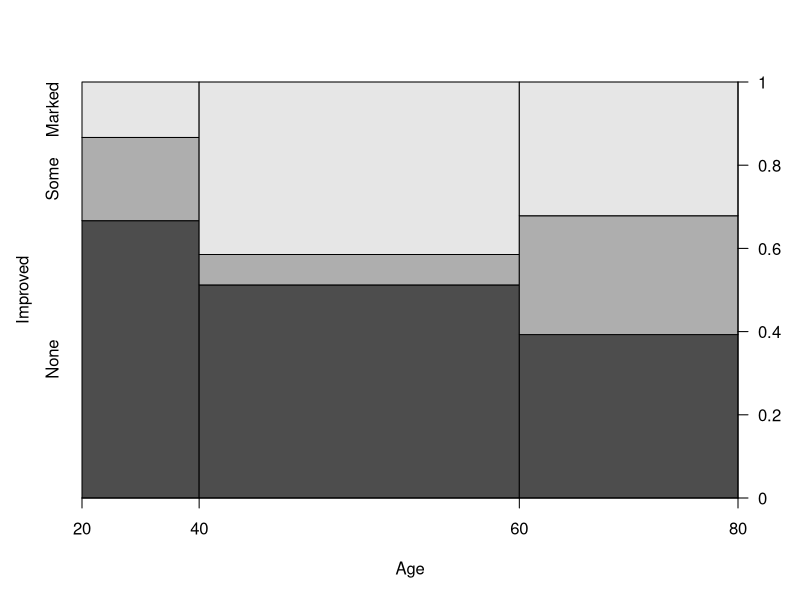
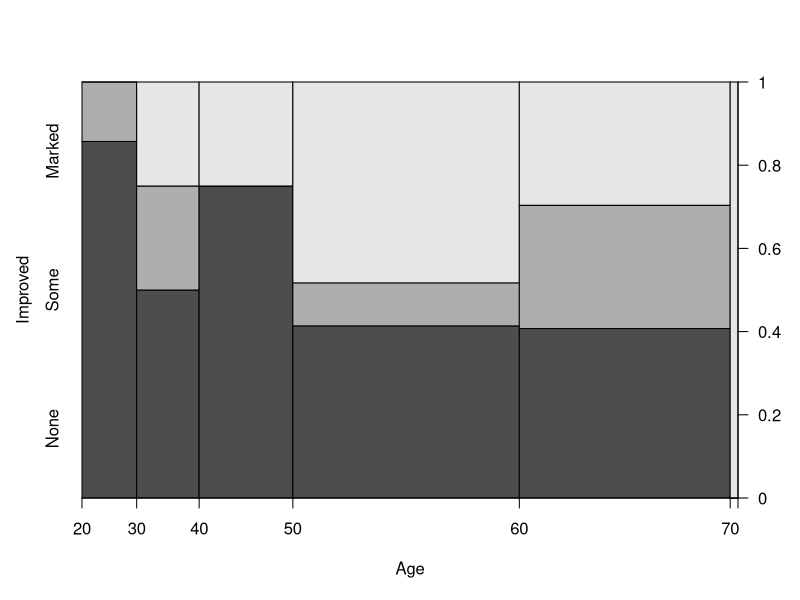
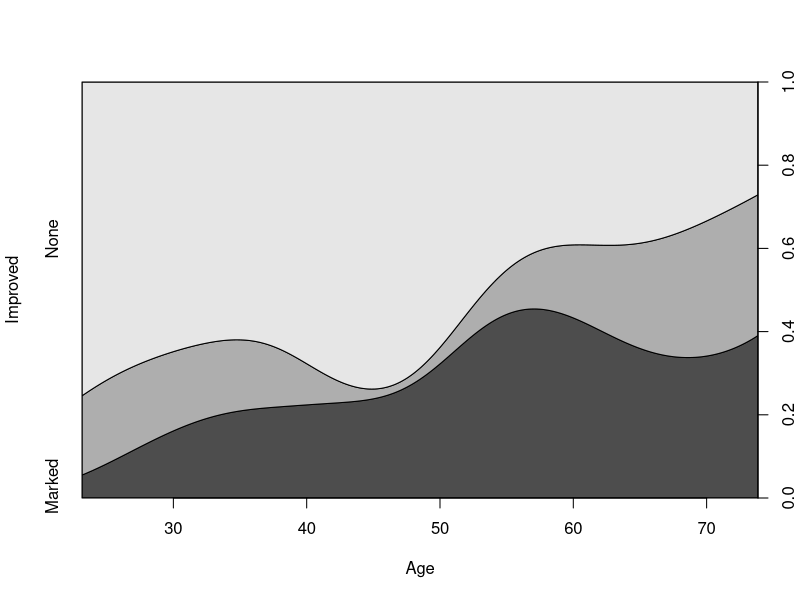
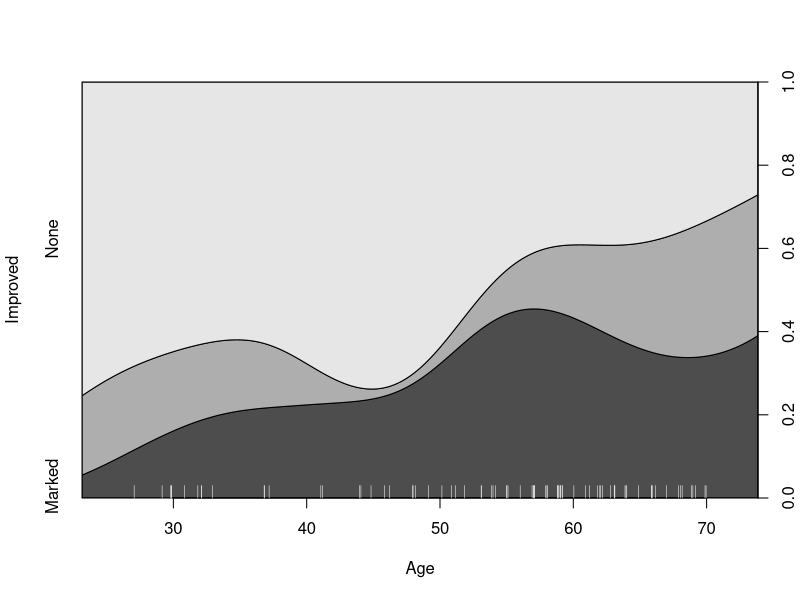
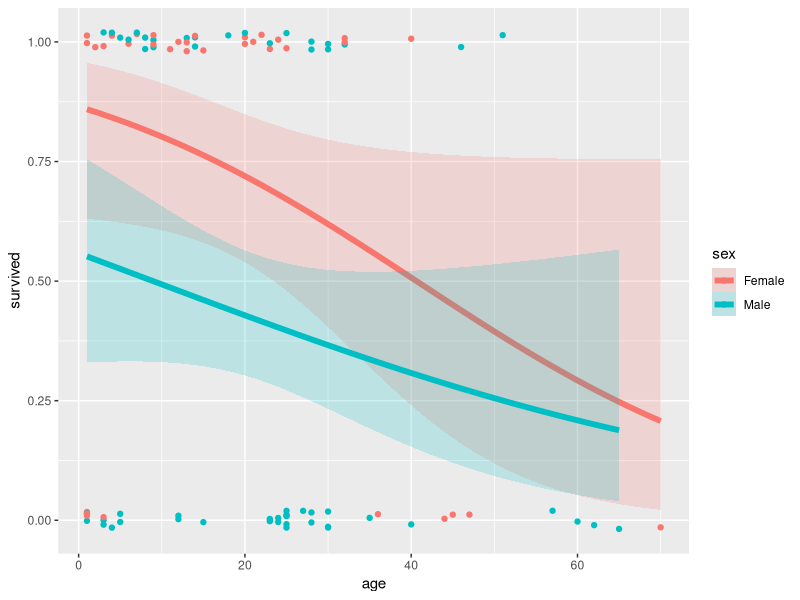
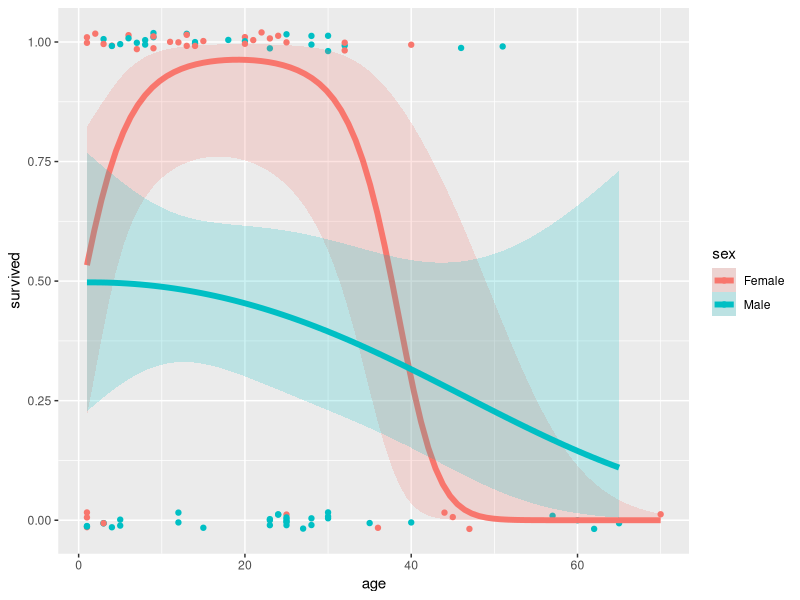

These charts were generated, in order, by the following R code:
## ---- chunk 1
knitr::opts_chunk$set(
  collapse = TRUE,
  warning = FALSE,
  fig.height = 6,
  fig.width = 7,
#  fig.path = "fig/tut05-",
  fig.align = "center",
  dev = "png",
  comment = "##"
)

# save some typing
knitr::set_alias(w = "fig.width",
                 h = "fig.height",
                 cap = "fig.cap")

# preload datasets ???
set.seed(1071)
library(vcd)
library(vcdExtra)
library(ggplot2)
data(Arthritis, package="vcd")
art <- xtabs(~Treatment + Improved, data = Arthritis)
#if(!file.exists("fig")) dir.create("fig")

## ---- chunk 2
#| spine1,
#| fig.height = 6,
#| fig.width = 6,
#| fig.show = "hold",
#| out.width = "46%",
#| fig.align = "center",
#| cap = "Spine plots for the `Arthritis` data"
(spine(Improved ~ Age, data = Arthritis, breaks = 3))
(spine(Improved ~ Age, data = Arthritis, breaks = "Scott"))
## ---- chunk 3
#| cdplot,
#| fig.height = 5,
#| fig.width = 5,
#| cap = "Conditional density plot for the `Arthritis` data showing the variation of Improved with Age."
cdplot(Improved ~ Age, data = Arthritis)
## ---- chunk 4
#| cdplot1,
#| fig.height = 5,
#| fig.width = 5,
cdplot(Improved ~ Age, data = Arthritis)
with(Arthritis, rug(jitter(Age), col="white", quiet=TRUE))
## ---- chunk 5
data(Donner, package="vcdExtra")
str(Donner)
## ---- chunk 6
#| donner3a,
#| echo = FALSE,
#| fig.height = 6,
#| fig.width = 6,
#| fig.show = "hold",
#| out.width = "46%",
#| cap = "Logistic regression plots for the  `Donner` data	showing survival vs. age, by sex. Left: linear logistic model; right: quadratic model {#fig:donner3}"
# separate linear fits on age for M/F
ggplot(Donner, aes(age, survived, color = sex)) +
  geom_point(position = position_jitter(height = 0.02, width = 0)) +
  stat_smooth(method = "glm", 
              method.args = list(family = binomial), 
              formula = y ~ x,
              alpha = 0.2, size=2, aes(fill = sex))

# separate quadratics
ggplot(Donner, aes(age, survived, color = sex)) +
  geom_point(position = position_jitter(height = 0.02, width = 0)) +
  stat_smooth(method = "glm", 
              method.args = list(family = binomial), 
              formula = y ~ poly(x,2),
              alpha = 0.2, size=2, aes(fill = sex))
